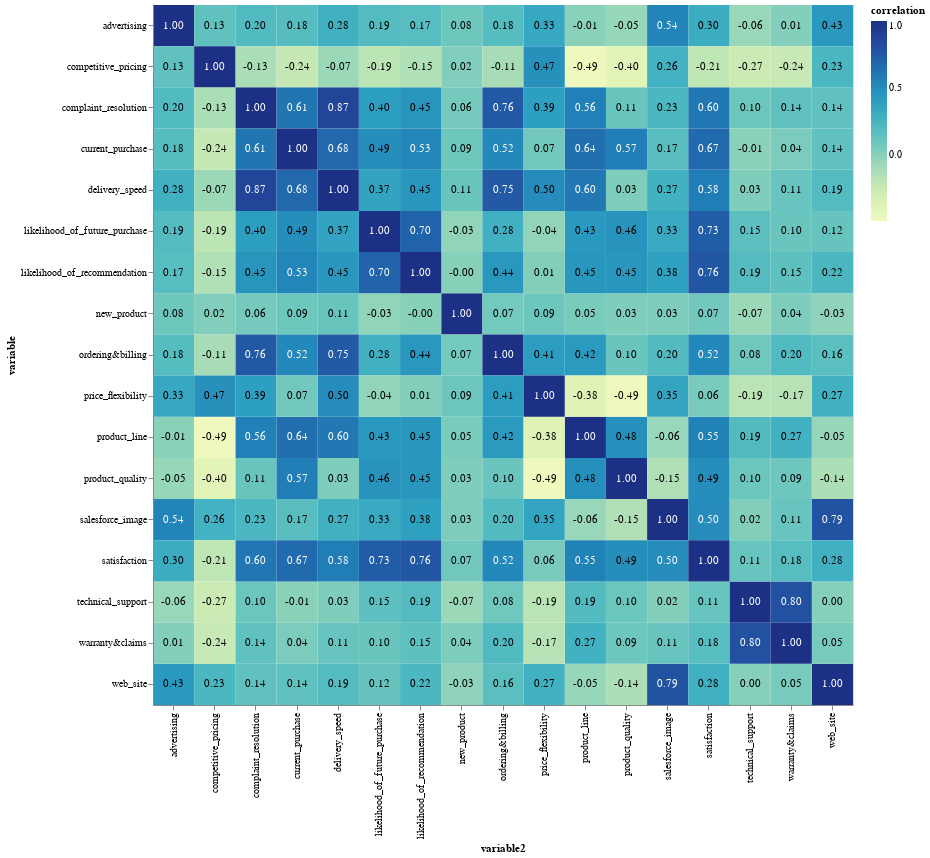

Source (notebook cell):
### Markdown cell above
## Data Profiling

### Code cell
df_corr = df[['product_quality', 'web_site', 'technical_support',
       'complaint_resolution', 'advertising', 'product_line',
       'salesforce_image', 'competitive_pricing', 'warranty&claims',
       'new_product', 'ordering&billing', 'price_flexibility',
       'delivery_speed', 'satisfaction', 'likelihood_of_recommendation',
       'likelihood_of_future_purchase', 'current_purchase']].corr().stack().reset_index().rename(columns={0: 'correlation', 'level_0': 'variable', 'level_1': 'variable2'})
df_corr['correlation_label'] = df_corr['correlation'].map('{:.2f}'.format)

base = alt.Chart(df_corr).encode(
    x='variable2:O',
    y='variable:O'    
)

# Text layer with correlation labels
# Colors are for easier readability
text = base.mark_text().encode(
    text='correlation_label',
    color=alt.condition(
        alt.datum.correlation > 0.5, 
        alt.value('white'),
        alt.value('black')
    )
)

# The correlation heatmap itself
cor_plot = base.mark_rect().encode(
    color='correlation:Q'
).properties(
    width = 700,
    height = 700
)

cor_plot + text

### Figure 1 — Vega-Lite specification as saved in the notebook (floating-point values rounded to 4 significant figures; data arrays with more than 128 entries replaced by an {"elided": "..."} marker saying what was removed)
{"config": {"view": {"continuousWidth": 400, "continuousHeight": 300}}, "layer": [{"mark": "rect", "encoding": {"color": {"type": "quantitative", "field": "correlation"}, "x": {"type": "ordinal", "field": "variable2"}, "y": {"type": "ordinal", "field": "variable"}}, "height": 700, "width": 700}, {"mark": "text", "encoding": {"color": {"condition": {"value": "white", "test": "(datum.correlation > 0.5)"}, "value": "black"}, "text": {"type": "nominal", "field": "correlation_label"}, "x": {"type": "ordinal", "field": "variable2"}, "y": {"type": "ordinal", "field": "variable"}}}], "data": {"name": "data-b637572da6f92fb98db684fc913f4f2d"}, "$schema": "https://vega.github.io/schema/vega-lite/v4.8.1.json", "datasets": {"data-b637572da6f92fb98db684fc913f4f2d": {"elided": "289 records"}}}
